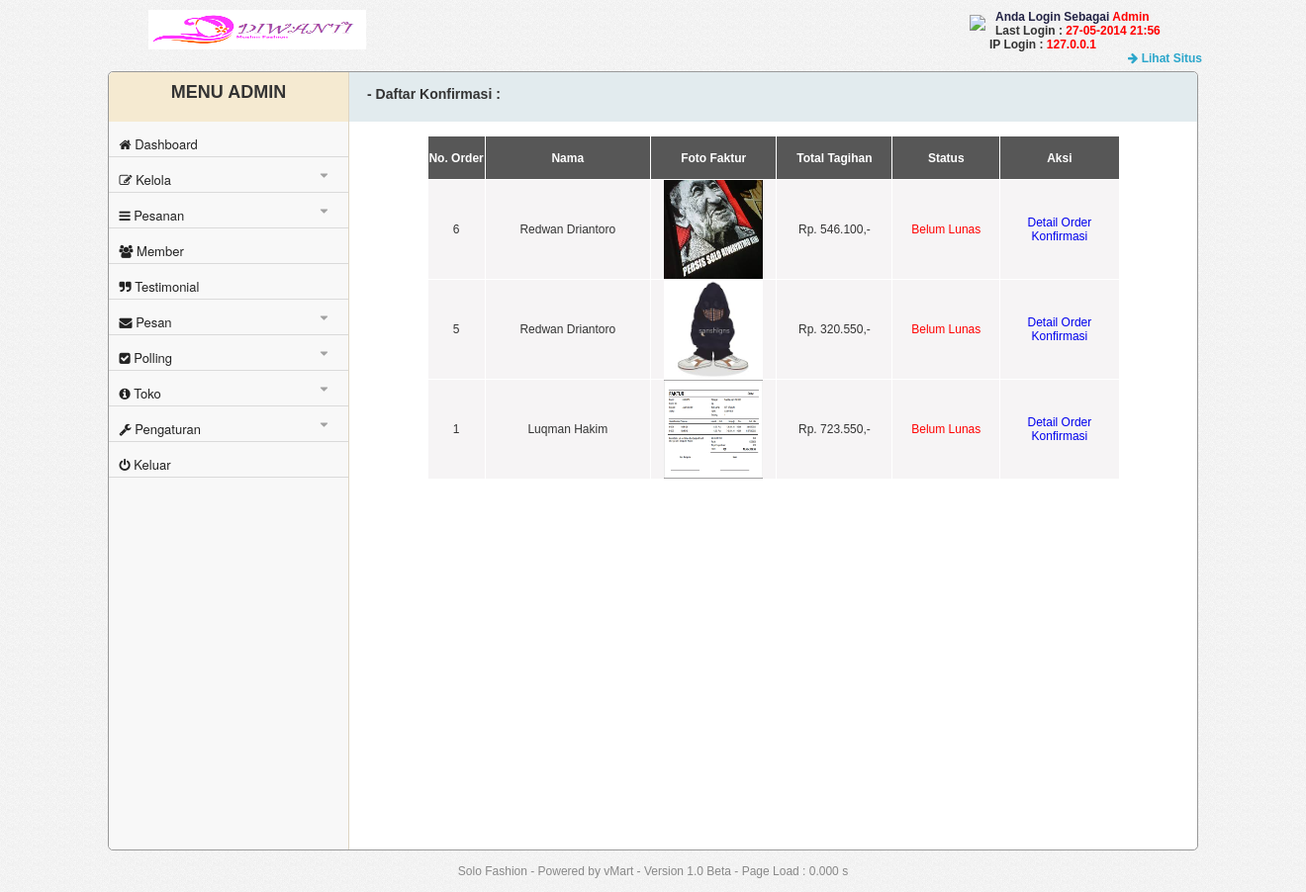
The app's page /admin/index.php?module=konfirmasi (signed in) with its own data.
### tables this page shows
CREATE TABLE `t_pengaturan` (
  `id` int(1) NOT NULL,
  `judul_website` varchar(50) NOT NULL,
  `banner_website` varchar(50) NOT NULL,
  `favicon` varchar(50) NOT NULL,
  `keyword` varchar(100) NOT NULL,
  `deskripsi` varchar(100) NOT NULL,
  `panduan` longtext NOT NULL,
  `slide` enum('aktif','tidak aktif') NOT NULL,
  `polling` enum('aktif','tidak aktif') NOT NULL,
  `google_analystics` varchar(20) NOT NULL,
  PRIMARY KEY (`id`)
);

CREATE TABLE `t_user` (
  `id_user` int(10) NOT NULL AUTO_INCREMENT,
  `username` varchar(20) NOT NULL,
  `password` varchar(40) NOT NULL,
  `email` varchar(100) NOT NULL,
  `level` enum('super admin','admin') NOT NULL,
  `last_login` varchar(40) NOT NULL,
  `ip_login` varchar(40) NOT NULL,
  PRIMARY KEY (`id_user`)
);

CREATE TABLE `t_tagihan` (
  `id_tagihan` int(10) NOT NULL AUTO_INCREMENT,
  `id_member` int(10) NOT NULL,
  `tgl_tagihan` date NOT NULL,
  `total_tagihan` int(50) NOT NULL,
  `foto_faktur` varchar(100) NOT NULL,
  `status_tagihan` enum('Belum Lunas','Lunas') NOT NULL DEFAULT 'Belum Lunas',
  `no_resi` varchar(100) NOT NULL,
  `kurir` varchar(100) NOT NULL,
  PRIMARY KEY (`id_tagihan`),
  KEY `t_tagihan_ibfk_2` (`id_member`),
  CONSTRAINT `t_tagihan_ibfk_1` FOREIGN KEY (`id_member`) REFERENCES `t_member` (`id_member`) ON DELETE CASCADE ON UPDATE CASCADE
);

CREATE TABLE `t_member` (
  `id_member` int(10) NOT NULL AUTO_INCREMENT,
  `username` varchar(20) NOT NULL,
  `password` varchar(40) NOT NULL,
  `nama_lengkap` varchar(100) NOT NULL,
  `email` varchar(100) NOT NULL,
  `no_telp` varchar(20) NOT NULL,
  `alamat` varchar(300) NOT NULL,
  `provinsi` varchar(50) NOT NULL,
  `kota` varchar(50) NOT NULL,
  `kode_pos` int(10) NOT NULL,
  `forgot_key` varchar(30) NOT NULL,
  PRIMARY KEY (`id_member`)
);

### includes/lib.php (called while the page is built, shortened)
<?php
$sql_pengaturan=mysql_query("select *from t_pengaturan where id=1");
$row_pengaturan=mysql_fetch_assoc($sql_pengaturan);
	$judul_web=$row_pengaturan['judul_website'];
	$banner_web=$row_pengaturan['banner_website'];
$module=$_GET['module'];
$level=$_SESSION['level'];
?>

### includes/fungsi.php (called while the page is built, shortened)
<?php
function ubah_huruf_awal($pemisah, $paragrap) {
    $pisahkalimat=explode($pemisah, $paragrap);
    $kalimatbaru = array();
    foreach ($pisahkalimat as $kalimat) {
    $kalimatawalhurufbesar=ucfirst(strtolower($kalimat));
    $kalimatbaru[] = $kalimatawalhurufbesar;
    }
    $textgood = implode($pemisah, $kalimatbaru);
    return $textgood;
}
function formatRupiah($nilaiUang)
{
	$nilaiRupiah = "";
	$jumlahAngka = strlen($nilaiUang);
while($jumlahAngka > 3)
{
	$nilaiRupiah = "." . substr($nilaiUang,-3) . $nilaiRupiah;
	$sisaNilai = strlen($nilaiUang) - 3;
	$nilaiUang = substr($nilaiUang,0,$sisaNilai);
	$jumlahAngka = strlen($nilaiUang);
}
	$nilaiRupiah = "Rp. " . $nilaiUang . $nilaiRupiah . ",-";
return $nilaiRupiah;
}
?>

### admin/module/konfirmasi/konfirmasi.php (the view, shortened to what this page needs)
<?php
    $BatasAwal = 10;
    if (!empty($_GET['p'])) {
        $hal = $_GET['p'] - 1;
        $MulaiAwal = $BatasAwal * $hal;
    } else if (!empty($_GET['p']) and $_GET['p'] == 1) {
        $MulaiAwal = 0;
    } else if (empty($_GET['p'])) {
        $MulaiAwal = 0;
    }
?>
</head>
<body>
<div class="path"><h3>- Daftar Konfirmasi : </h3></div>
<br>
<table width="700" border="0" align="center" cellpadding="0" cellspacing="1">
  <tr class="tabel">
    <th width="89" height="43" bgcolor="#575757" scope="col">No. Order</th>
    <th width="317" bgcolor="#575757" scope="col">Nama</th>
    <th width="161" bgcolor="#575757" scope="col">Foto Faktur</th>
    <th width="200" bgcolor="#575757" scope="col">Total Tagihan</th>
	<th width="200" bgcolor="#575757" scope="col">Status</th>
    <th width="200" bgcolor="#575757" scope="col">Aksi</th>
  </tr>
<?php
	$sql_tampil=mysql_query("select *from t_tagihan INNER JOIN t_member on t_tagihan.id_member=t_member.id_member order by id_tagihan DESC limit $MulaiAwal,$BatasAwal") or die(mysql_error());
	while($row_tampil=mysql_fetch_assoc($sql_tampil)){
		$id_tagihan=$row_tampil['id_tagihan'];
		$nama_lengkap=$row_tampil['nama_lengkap'];
		$total_tagihan=$row_tampil['total_tagihan'];
		$foto_faktur=$row_tampil['foto_faktur'];
		if($status_tagihan=='Lunas'){
				$status_tagihan="<font color='green'>Lunas</font>";
				$nama_link="Batal";
		}else{
				$status_tagihan="<font color='red'>Belum Lunas</font>";
				$nama_link="Konfirmasi";
		}
		if($row_tampil['foto_faktur']!=''){
			echo "
			  <tr bgcolor=#F6F4F5>
				<td align=center>".$id_tagihan."</td>
				<td>".$nama_lengkap."</td>
				<td><center><a id='single_1' href='.".$row_tampil['foto_faktur']."'><img src='.".$foto_faktur."' width='100' height='100' title='Klik Untuk Memperbesar!'></a></center></td>
				<td><center>".formatRupiah($total_tagihan)."</center></td>
				<td><center>".$status_tagihan."</center></td>
				<td><center>
					<a href='index.php?module=order&id=".$id_tagihan."'>Detail Order</a><br>
					<a href='index.php?module=order&aksi=kelola&id=".$id_tagihan."'>".$nama_link."</a>
					</center>
				</td>
			  </tr>
			";
			}
	}
?>
</table>

### admin/index.php (shortened to what this page needs)
<?php
	$awalload = microtime(true);
	require_once "../includes/lib.php";
	require_once "../includes/fungsi.php";
?>
<!DOCTYPE html PUBLIC "-//W3C//DTD XHTML 1.0 Transitional//EN" "http://www.w3.org/TR/xhtml1/DTD/xhtml1-transitional.dtd">
<html xmlns="http://www.w3.org/1999/xhtml">
<head>
<link href="css/font-awesome.min.css" rel="stylesheet" type="text/css" />
<link href="css/style.css" rel="stylesheet" type="text/css" />
<link href="js/SpryAssets/SpryValidationTextField.css" rel="stylesheet" type="text/css" />
<link href="js/SpryAssets/SpryValidationTextarea.css" rel="stylesheet" type="text/css" />
<link rel="stylesheet" href="js/fancybox/jquery.fancybox.css?v=2.1.5" type="text/css" media="screen" />
</head>
<body>
<div class="banner">
	<img src="<?php echo ".".$banner_web."" ?>" width="220px" height="40px">
</div>
<div class="text-welcome">
		<img src="img/icon/user-4.png" style="float:left; margin-top:5px; margin-left:-20px; margin-right:10px;">
		<font color="#222244"><b>Anda Login Sebagai <font color="#FF0000"><?php echo "".ubah_huruf_awal(" ",$level)."" ?></font></b> </font><br>
	<?php
		$sql_user=mysql_query("select *from t_user where id_user=".$_SESSION['id_user']."");
		$row_user=mysql_fetch_assoc($sql_user);
	?>
		<b>	Last Login : <font color="#FF0000"><?php echo "".$row_user['last_login']."" ?></font><br>
			IP Login : <font color="#FF0000"><?php echo "".$row_user['ip_login']."" ?></font> </b>
		<br>
	<a href='../index.php' target="_blank" style="color:#2BA6CB; text-decoration:none; position:absolute; margin-left:140px;"><i class="fa fa-arrow-right"></i> <b>Lihat Situs</b></a>
</div>
<div class="konten">
	<div class="side-menu">
		<div class="menu-header">
			<h2>MENU ADMIN </h2>
		</div>
	<div id="wrapper">
		<ul class="menu">
			<li><a href="index.php?module=dashboard" ><i class="fa fa-home"></i> Dashboard</a></li>
			<li><a href="#"><i class="fa fa-edit"></i>  Kelola<span><i class='fa fa-caret-down'></i></span></a>
			</li>
			<li><a href="#"><i class="fa fa-bars"></i>  Pesanan<span><i class='fa fa-caret-down'></i></span></a>
			</li>
			<li><a href="index.php?module=member"><i class="fa fa-users"></i>  Member</a></li>
			<li><a href="index.php?module=testimonial"><i class="fa fa-quote-right"></i> Testimonial</a></li>
			<li><a href="index.php?module=pesan"><i class="fa fa-envelope"></i>  Pesan<span><i class='fa fa-caret-down'></i></span></a>
			</li>
			<li><a href="#"><i class="fa fa-check-square"></i>  Polling<span><i class='fa fa-caret-down'></i></span></span></a>
			<li><a href="#"><i class="fa fa-info-circle"></i>  Toko<span><i class='fa fa-caret-down'></i></span></span></a>
			<li><a href="#"><i class="fa fa-wrench"></i>  Pengaturan<span><i class='fa fa-caret-down'></i></span></a>
			</li>
				<li><a href="index.php?module=keluar"><i class="fa fa-power-off"></i>  Keluar</a></li>
			</ul>
	</div>
</div>
	<div class="isi">
<?php
	if($module=='kategori'){
		if($aksi=='kelola' || $aksi=='hapus'){
			include "module/kategori/k-kategori.php";
		}else{
			include "module/kategori/kategori.php";
		}
	}elseif($module=='produk'){
		if($aksi=='kelola' || $aksi=='hapus'){
			include "module/produk/k-produk.php";
		}else{
			include "module/produk/produk.php";
		}
	}elseif($module=='konfirmasi'){
			include 'module/konfirmasi/konfirmasi.php';
	}elseif($module=='template'){
		if($aksi=='kelola' || $aksi=='hapus'){
			include 'module/template/k-template.php';
		}else{
			include 'module/template/template.php';
		}
	}elseif($module=='rekening'){
		if($aksi=='kelola' || $aksi=='hapus'){
			include 'module/rekening/k-rekening.php';
		}else{
			include 'module/rekening/rekening.php';
		}
	}elseif($module=='tentang'){
			include 'module/profil/tentang.php';
	}elseif($module=='panduan'){
			include 'module/pengaturan/panduan.php';
	}elseif($module=='kontak'){
			include 'module/kontak/kontak.php';
	}elseif($module=='slider'){
			include 'module/slider/slider.php';
	}elseif($module=='sosmed'){
			include 'module/kontak/sosmed.php';
	}elseif($module=='profil'){
		if($aksi=='kelola'){
			include 'module/profil/k-profil.php';
		}else{
			include 'module/profil/profil.php';
		}
	}elseif($module=='testimonial'){
			include 'module/testimonial/testimonial.php';
	}elseif($module=='shipping'){
		if($aksi=='kelola' || $aksi=='hapus'){
			include 'module/ongkir/k-shipping.php';
		}else{
			include "module/ongkir/shipping.php";
		}
	}elseif($module=='member'){
		if(isset($id)){
			include "module/member/detail.php";
		}else{
			include "module/member/member.php";
		}
	}elseif($module=='user' && $level=='super admin'){
		if($aksi=='kelola' ){
			include "module/user/k-user.php";
		}else{
			include "module/user/user.php";
		}
	}elseif($module=='pengaturan' && $level=='super admin'){
		include "module/pengaturan/pengaturan.php";
	}elseif($module=='pesan'){
		if($aksi=='kirim'){
				include "module/pesan/kirim-pesan.php";
			}else{
				include "module/pesan/kotak-pesan.php";
		}
	}elseif($module=='keluar'){
		$sql_user=mysql_query("update t_user SET ip_login='".$_SERVER['REMOTE_ADDR']."',last_login='".date("d-m-Y H:i")."' where id_user=".$_SESSION['id_user']."");
		session_destroy();
		session_unset();
		echo "<script>window.location=('login.php');</script>";
	}else{
		include "module/dashboard/dashboard.php";
	}
?>
	</div>
		<br><br>
</div>
<br>
<center>
	<font style="color:#888888"><?php echo "".$judul_web.""; $akhirload = microtime(true); $waktuload = $akhirload  - $awalload; ?> - Powered by vMart - Version  <?php  echo "".versi_cms." - Page Load : " . number_format($waktuload, 3, '.', '') . " s"; ?></center>
	<br>
</body>
</html>

### admin/css/style.css (style rules this page uses)
body { margin: 0; padding: 0; font-family: Arial,Helvetica,sans-serif; font-size: 12px; color: #333; text-align: center; background-image:url(../img/bg.png); }
.banner { width:200px; position:absolute; margin-left:150px; float:left; }
.text-welcome { margin-left:1000px; margin-top:10px; text-align:left; width:310px; }
.text-welcome a { width:100px; }
.side-menu { width:22%; float:left; border-top-left-radius:5px; border-right-color:#DFD5C3; border-right-style:solid; border-right-width:thin; background-color:#F8F8F8; height:786px; border-bottom-left-radius:5px; }
.side-menu h2 { margin-top:0px; padding-top:10px; color:#333333; }
.menu-header { background-color:#F5EAD1; height:50px; margin-bottom:-12px; border-top-left-radius:5px; }
ul, ul ul { margin: 0; padding: 0; list-style: none; }
#wrapper { width: 220px; margin: 100px auto; font-size: 0.8125em; }
.menu { width: 110%; margin-top:-100px; height: auto; }
.menu a { text-decoration:none; text-align:left; display:block; }
.menu i { margin-left:-61px; }
.menu > li > a { background-color: #F8F8F8; filter: progid:DXImageTransform.Microsoft.gradient(GradientType=0,StartColorStr='#727a86', EndColorStr='#505864'); border-bottom-style:solid; border-bottom-color:#DADADA; border-bottom-width:thin; margin-left:-11px; width: 100%; height:30px; line-height: 2.75em; text-indent: 2.75em; display: block; padding-top:5px; font-family: "Helvetica Neue", Helvetica, Arial, sans-serif; font-size:13px; font-weight:normal; position:relative; color:#222222; }
.menu > li > a:before { content: ''; background-repeat: no-repeat; font-size: 36px; height: 1em; width: 1em; position: absolute; left: 0; top: 50%; margin: -.5em 0 0 0; }
.menu li span i { display: inline-block; position: absolute; right: 1em; top: 50%; line-height: 1em; height: 1em; padding: .4em .6em; margin: -.8em 0 0 0; opacity:0.4; }
.konten { border-color:#999999; border-style:solid; border-width:thin; min-height:786px; margin:20px auto 0; width:1100px; background-color:#FFFFFF; border-radius:5px; }
.isi { margin-left:21%; }
.path { background-color:#E2EBEE; width:100%; height:50px; margin-top:-14px; border-top-right-radius:5px; }
.path h3 { padding-top:14px; text-align:left; padding-left:30px; }

### admin/module/konfirmasi/konfirmasi.php (style rules this page uses)
.tabel { color: #FFFFFF; }
a { text-decoration:none; }

### records on screen
t_pengaturan: banner_website (picture), judul_website "Solo Fashion"
t_user: last_login "27-05-2014 21:56", ip_login "127.0.0.1"
t_tagihan: id_tagihan "6", id_member.nama_lengkap "Redwan Driantoro", foto_faktur (picture), total_tagihan "Rp. 546.100,-", nama_link "Konfirmasi"
t_tagihan: id_tagihan "5", id_member.nama_lengkap "Redwan Driantoro", foto_faktur (picture), total_tagihan "Rp. 320.550,-", nama_link "Konfirmasi"
t_tagihan: id_tagihan "1", id_member.nama_lengkap "Luqman Hakim", foto_faktur (picture), total_tagihan "Rp. 723.550,-", nama_link "Konfirmasi"

### other values on screen
ubah_huruf_awal(" ",$level) "Admin"
versi_cms "1.0 Beta"
